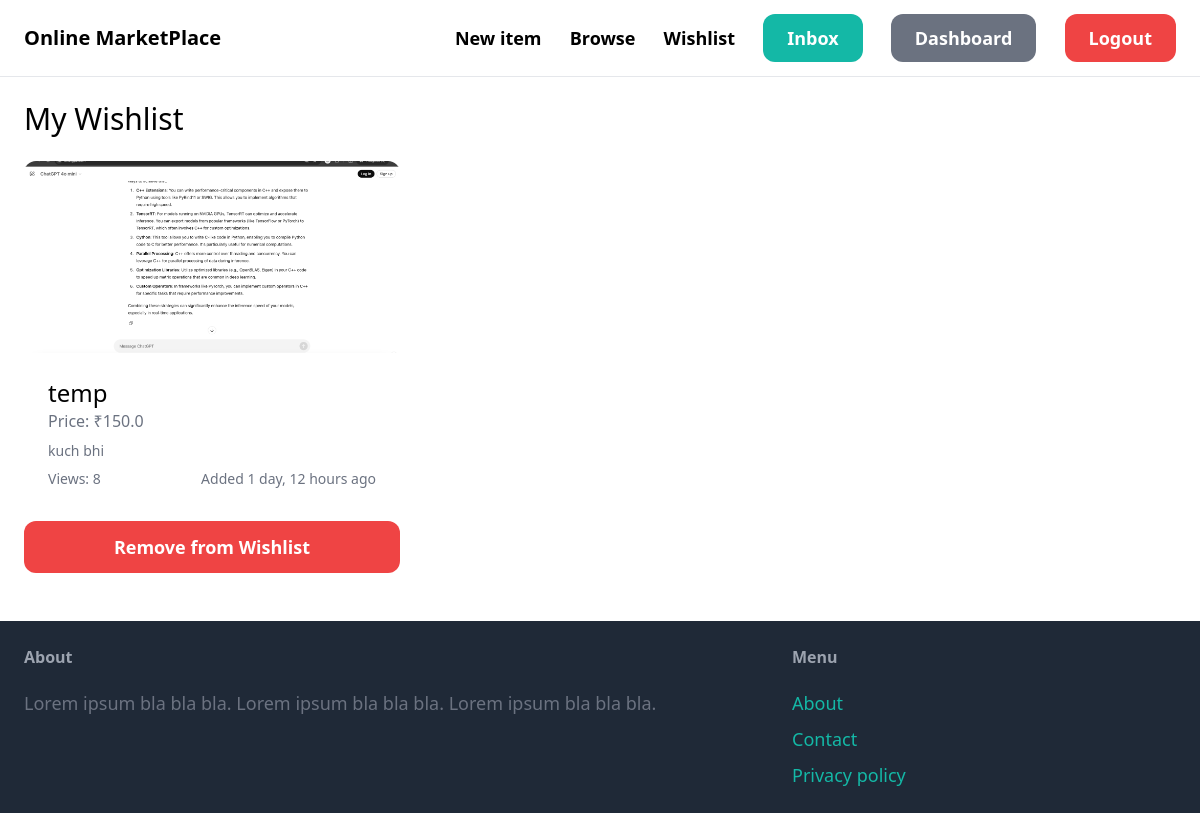
/items/wishlist/ (signed in), run on an earlier commit of the app's database.
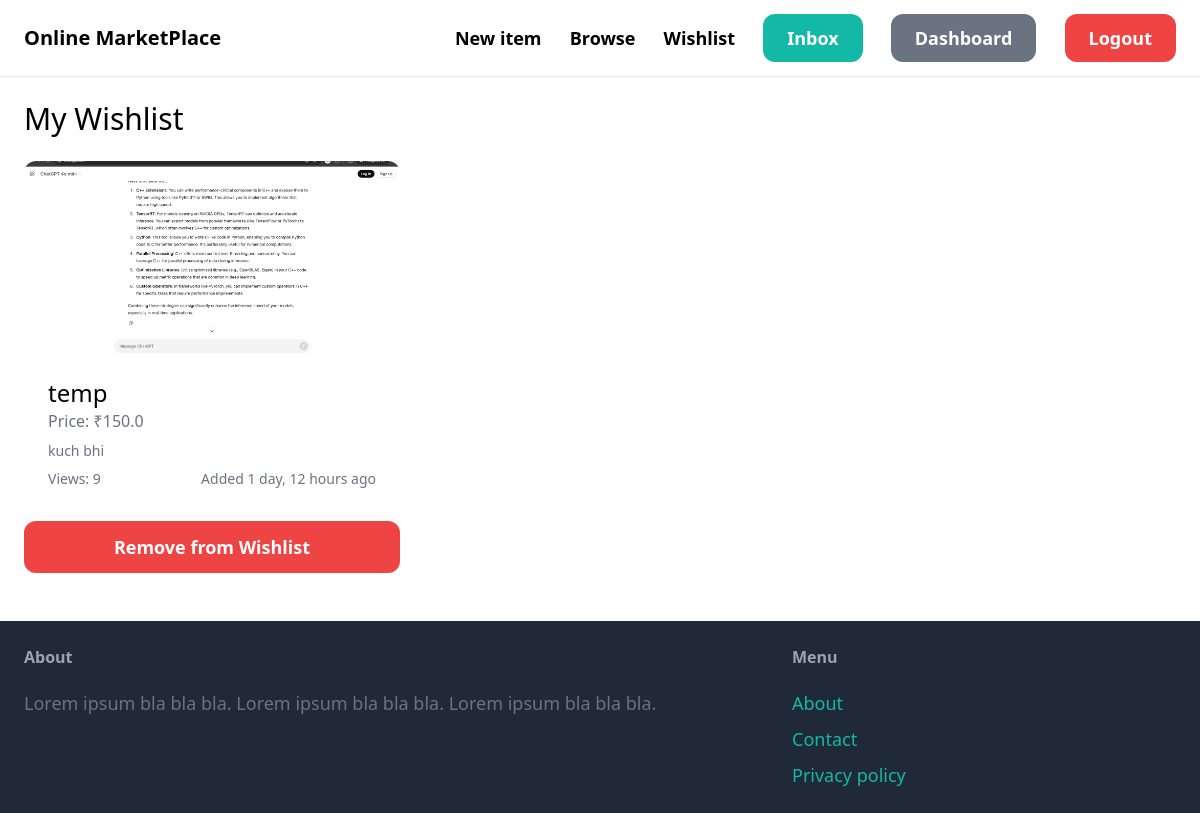
And on a later commit of the database.
### item/models.py (models this page shows, shortened)
class Item(models.Model):
    CONDITION_CHOICES = [
        ('new', 'New'),
        ('used', 'Used'),
        ('refurbished', 'Refurbished'),
    ]
    category = models.ForeignKey(Category, related_name='items', on_delete=models.CASCADE)
    name = models.CharField(max_length=255)
    description = models.TextField(blank=True, null=True)
    price = models.FloatField()
    image = models.ImageField(upload_to='item_images', blank=True, null=True)
    is_sold = models.BooleanField(default=False)
    created_by = models.ForeignKey(User, related_name='items', on_delete=models.CASCADE)
    created_at = models.DateTimeField(auto_now_add=True)
    wishlisted_by = models.ManyToManyField(User, related_name='wishlist', blank=True)
    views = models.IntegerField(default=0)  # Track item views
    condition = models.CharField(max_length=20, choices=CONDITION_CHOICES, default='new')
    @property
    def image_url(self):
        if self.image and hasattr(self.image, 'url'):
            return self.image.url
        return '/media/default.jpg'  # This will be our default image

### item/views.py (the view)
# urls.py: path('wishlist/', views.wishlist, name='wishlist'),
@login_required
def wishlist(request):
    items = request.user.wishlist.all()
    return render(request, 'item/wishlist.html', {
        'items': items
    })

### item/templates/item/wishlist.html (shortened to what this page needs)
{% extends 'core/base.html' %} {% block title %}My Wishlist{% endblock %}
{% block content %}
<div class="pb-6">
  <h1 class="mb-6 text-3xl">My Wishlist</h1>
  {% if items %}
  <div class="grid grid-cols-3 gap-3">
    {% for item in items %}
    <div>
      <a href="{% url 'item:detail' item.id %}"
        ><div>
          <img
            src="{{ item.image_url }}"
            class="rounded-t-xl h-48 w-full object-cover"
          />
        </div>
        <div class="p-6 bg-white rounded-b-xl">
          <h2 class="text-2xl">{{ item.name }}</h2>
          <div class="space-y-2">
            <p class="text-gray-500">Price: ₹{{ item.price }}</p>
            {% if item.description %}
            <p class="text-gray-500 text-sm truncate">{{ item.description }}</p>
            {% endif %}
            <div class="flex justify-between text-sm text-gray-500">
              <span>Views: {{ item.views }}</span
              ><span>Added {{ item.created_at|timesince }} ago</span>
            </div>
          </div>
        </div></a
      >
      <div class="mt-2">
        <a
          href="{% url 'item:toggle_wishlist' item.id %}"
          class="block w-full py-3 text-center text-lg font-semibold bg-red-500 text-white rounded-xl hover:bg-red-700"
          >Remove from Wishlist</a
        >
      </div>
    </div>
    {% endfor %}
  </div>
  {% endif %}
</div>
{% endblock %}

What changed in the data, as far as the page shows it:
changed Item "temp": views "8" → "9"
